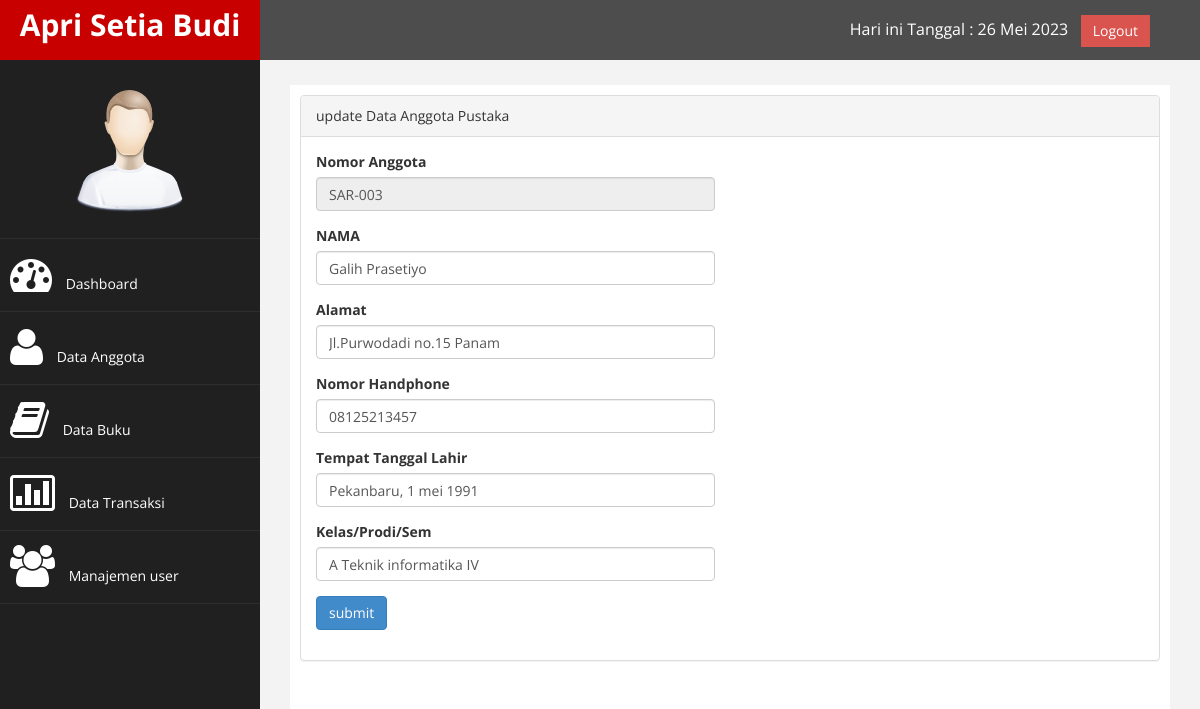
Screenshot of /index.php?page=update_anggota&id=7 (signed in) with the database file from the repository.
### tables this page shows
CREATE TABLE `anggota` (
  `id` int(11) NOT NULL,
  `nmr_anggota` varchar(30) NOT NULL,
  `nama` varchar(200) NOT NULL,
  `alamat` text NOT NULL,
  `handphone` varchar(20) NOT NULL,
  `ttl` varchar(100) NOT NULL,
  `kelas` varchar(50) NOT NULL,
  `status` enum('Y','N') NOT NULL
);

### update_anggota.php (the view, shortened to what this page needs)
<?php
include "koneksi.php";
$query = mysqli_query($koneksi, "SELECT * FROM anggota where id='$_GET[id]'");
$r = mysqli_fetch_array($query);
?>
<div class="row">
  <div class="col-md-12">
    <div class="panel panel-default">
      <div class="panel-heading">
        update Data Anggota Pustaka
      </div>
      <div class="panel-body">
        <div class="row">
          <div class="col-md-6">
            <form role="form" method="POST" action="">
              <div class="form-group">
                <label>Nomor Anggota</label>
                <input class="form-control" name="nomor" value="<?= $r['nmr_anggota']; ?>" disabled />
              </div>
              <div class="form-group">
                <label>NAMA</label>
                <input class="form-control" name="nama" value="<?= $r['nama']; ?>" />
              </div>
              <div class="form-group">
                <label>Alamat</label>
                <input class="form-control" name="alamat" value="<?= $r['alamat']; ?>" />
              </div>
              <div class="form-group">
                <label>Nomor Handphone</label>
                <input class="form-control" name="hp" value="<?= $r['handphone']; ?>" />
              </div>
              <div class="form-group">
                <label>Tempat Tanggal Lahir</label>
                <input class="form-control" name="ttl" value="<?= $r['ttl']; ?>" />
              </div>
              <div class="form-group">
                <label>Kelas/Prodi/Sem</label>
                <input class="form-control" name="kelas" value="<?= $r['kelas']; ?>" />
              </div>
              <div class="form-group">
                <input type="submit" value="submit" name="submit" class="btn btn-primary" />
              </div>
            </form>
          </div>
        </div>
      </div>
    </div>
  </div>
</div>

### assets/css/custom.css (style rules this page uses)
body { font-family: 'Open Sans', sans-serif; }

### rows the page displays
anggota: nomor "SAR-003", nama "Galih Prasetiyo", alamat "Jl.Purwodadi no.15 Panam", hp "08125213457", ttl "Pekanbaru, 1 mei 1991", kelas "A Teknik informatika IV"
